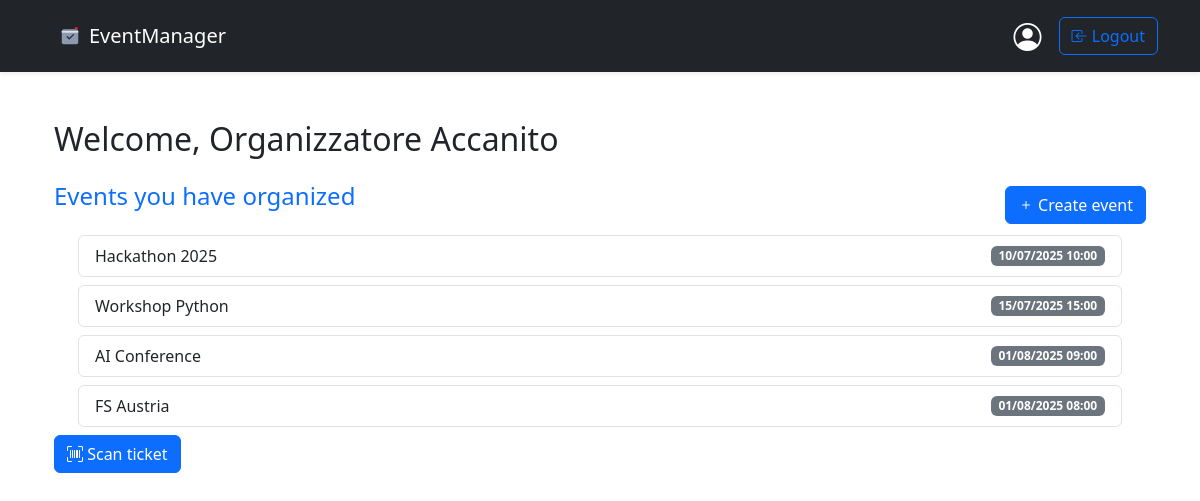
/users/profile/ (signed in), run on an earlier commit of the app's database.
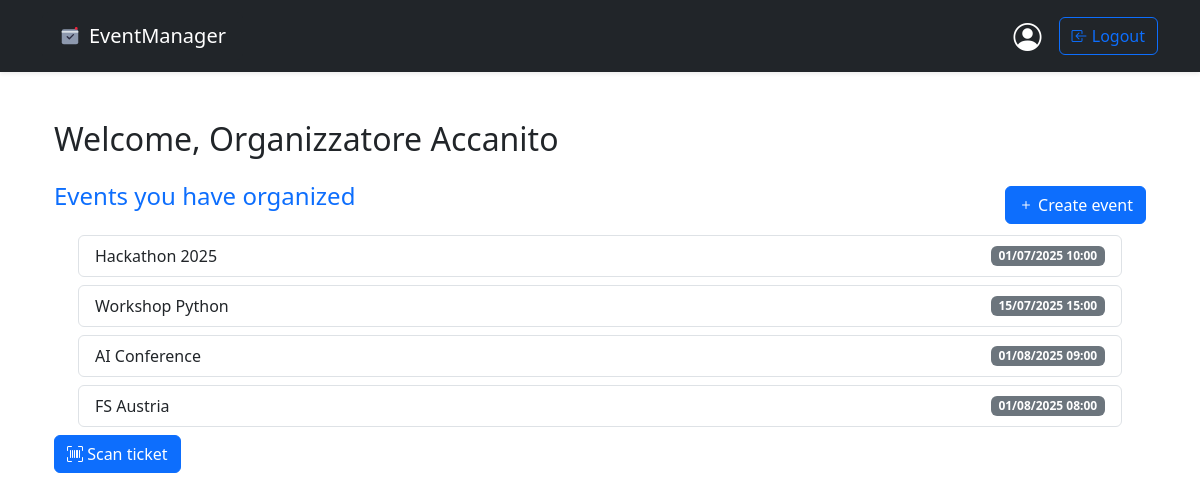
And on a later commit of the database.
### events/models.py (models this page shows)
class Events(models.Model):
    id = models.AutoField(primary_key=True) # Non dovrebbe essere necessario
    name = models.CharField(max_length=50)
    place_name = models.CharField(max_length=50)
    place_address = models.CharField(max_length=100)
    price = models.DecimalField(decimal_places=2, max_digits=5, validators=[MinValueValidator(Decimal('0.0'))])
    date = models.DateTimeField(default=timezone.now)
    organizer_id = models.ForeignKey(CustomUser, on_delete=models.CASCADE, related_name='event_organizer')
    event_registration = models.ManyToManyField(to=CustomUser, through='Registration')
    description = models.CharField(max_length=300)
    class Meta:
        permissions = [
            ("can_register", "Determine whether a user can register"),
            ("view_own_registration", "Determine whether a user can view his own registration"),
            ("view_attendee", "Determine whether a user can view attendee at their own events"),
            ("scan_ticket", "organizer that can scan ticket")
        ]

### users/views.py (the view)
# urls.py: path('profile/', views.profile_view, name='profile')
@login_required
def profile_view(request):
    if request.method == 'GET':
        user = request.user
        if user.is_organizer:
            events = Events.objects.filter(organizer_id=user.id)
        else:
            if not request.user.has_perm('events.view_own_registration'): raise PermissionDenied
            events = Events.objects.filter(event_registration=user.id)
        return render(request, 'profile.html',
                      {'first_name': user.first_name, 'last_name': user.last_name, 'events': events})

### templates/profile.html (shortened to what this page needs)
{% extends 'base.html' %}
{% load crispy_forms_tags %}
{% block content %}
    <div class="container mt-5">
        <div class="mb-4">
            <h2 class="fw-light">Welcome, <strong>{{ first_name }} {{ last_name }}</strong></h2>
        </div>
        <div class="d-flex justify-content-between align-items-center">
            {% if user.is_organizer %}
                <h4 class="mb-3 text-primary">Events you have organized</h4>
                <a href="{% url 'events:organizer-create' %}" class="btn btn-primary"><i class="bi bi-plus"></i> Create event</a>
            {% else %}
                <h4 class="mb-3 text-success">Events you have registered for</h4>
            {% endif %}
        </div>
        {% if events %}
            {% for event in events %}
                <div class="list-group list-group-horizontal my-2">
                    <a href="{% url 'events:event-details' event.id %}" class="list-group-item list-group-item-action d-flex justify-content-between align-items-center mx-4 rounded">
                        {{ event.name }}
                        <span class="badge bg-secondary">{{ event.date }}</span>
                    </a>
                </div>
            {% endfor %}
        {% else %}
            <div class="alert alert-info mt-3" role="alert">
                No events found.
            </div>
        {% endif %}
        <a href="{% url 'events:checkin' %}" class="btn btn-primary {% if not user.is_organizer %}d-none{% endif %}"><i class="bi bi-upc-scan"></i> Scan ticket</a>
    </div>
{% endblock %}

What changed in the data, as far as the page shows it:
changed Events "Hackathon 2025": date "10/07/2025 10:00" → "01/07/2025 10:00"
